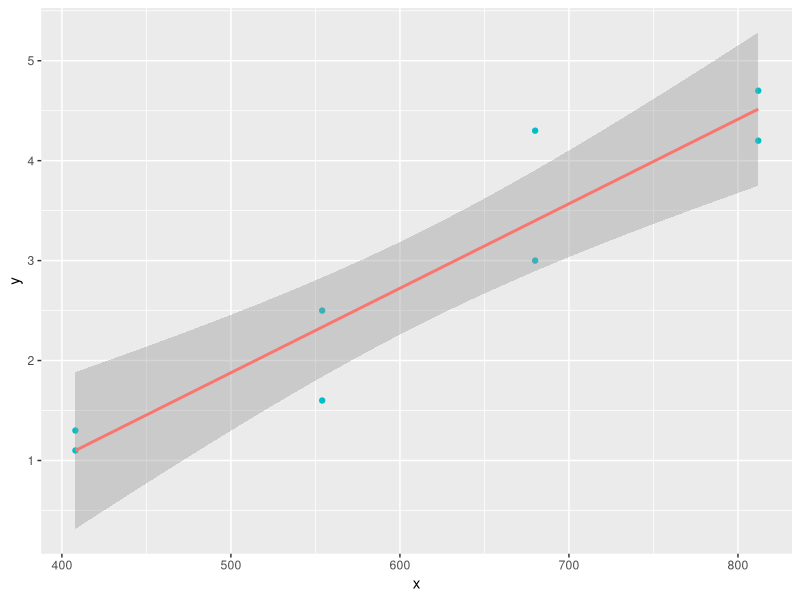
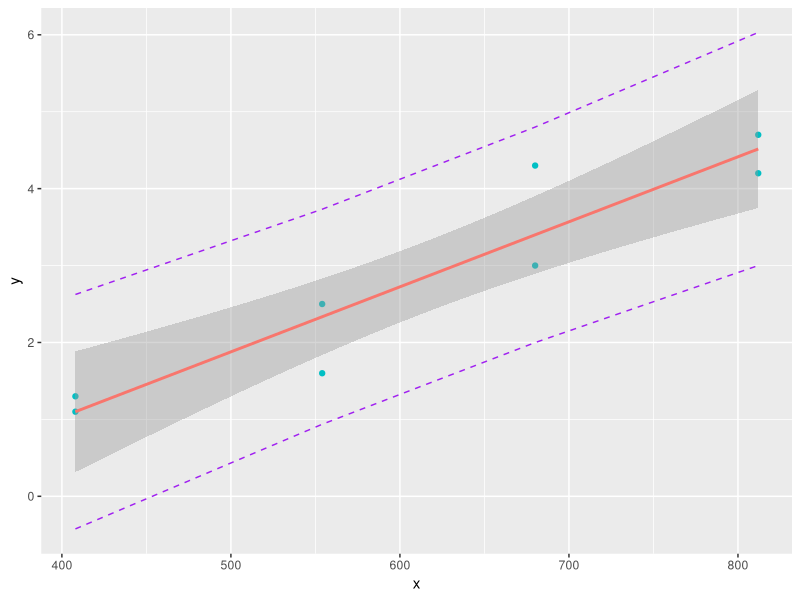
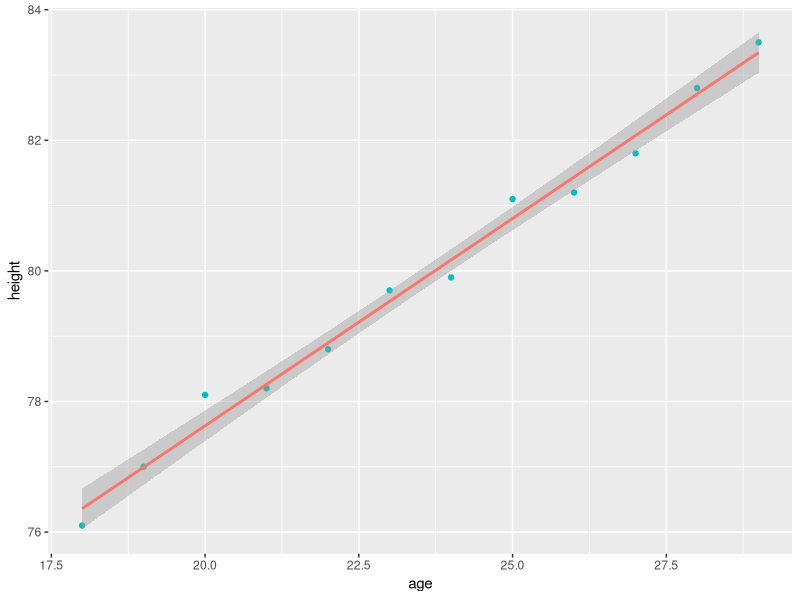

Write the R code that produced these figures, in order.
library(ggplot2)
library(readxl)

# 1 - 11a)

db <- data.frame(
  x = c(408,408,554,554,680,680,812,812),
  y = c(1.1,1.3,1.6,2.5,3.0,4.3,4.2,4.7)
)

model <- lm(y~x, data=db)
model

pred.int <- predict(model, interval = "prediction")
db <- cbind(db, pred.int)

p <- ggplot(db, aes(x, y, col="pink")) +
  geom_point() +
  stat_smooth(method = lm, aes(col="lightblue")) +
  theme(legend.position = "none")
p

# 1 - 11b)

conf_int450 <- predict(model, data.frame(x=450), interval='confidence')
conf_int450

# 1 - 11c)

pred_int650 <- predict(model, data.frame(x=650), interval='prediction')
pred_int650

# 1 Final Graph

p + geom_line(aes(y = lwr), color = "purple", linetype = "dashed")+
  geom_line(aes(y = upr), color = "purple", linetype = "dashed")


# 2

age_height_db <- read_excel("Datasets/ageandheight.xls", sheet="Hoja2")
lmHeight = lm(height~age, data = age_height_db)
summary(lmHeight)

# Equation -> height = 64.9283 + 0.635 * age

p <- ggplot(age_height_db, aes(age, height, col="pink")) +
  geom_point() +
  stat_smooth(method = lm, aes(col="lightblue")) +
  theme(legend.position = "none")
p

# 2 - Q1

cint_age <- confint(lmHeight, "age", level=0.99)
cint_age






